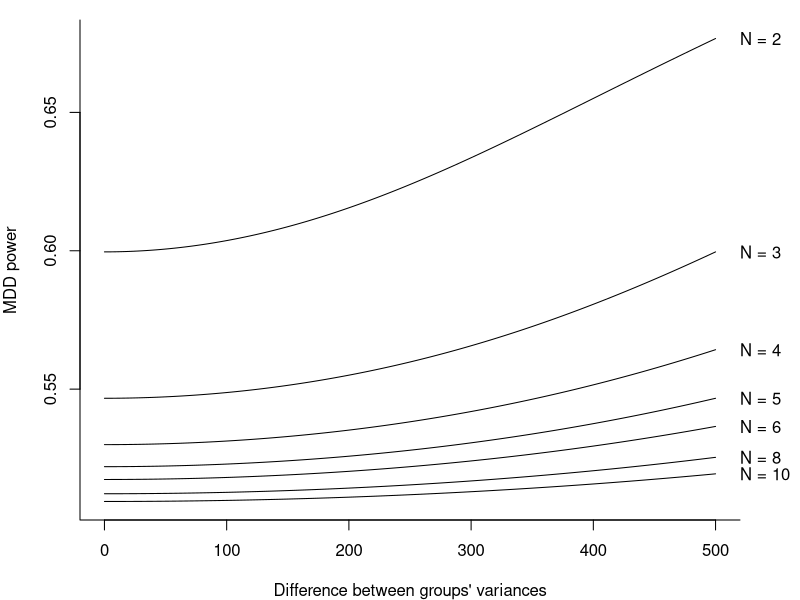
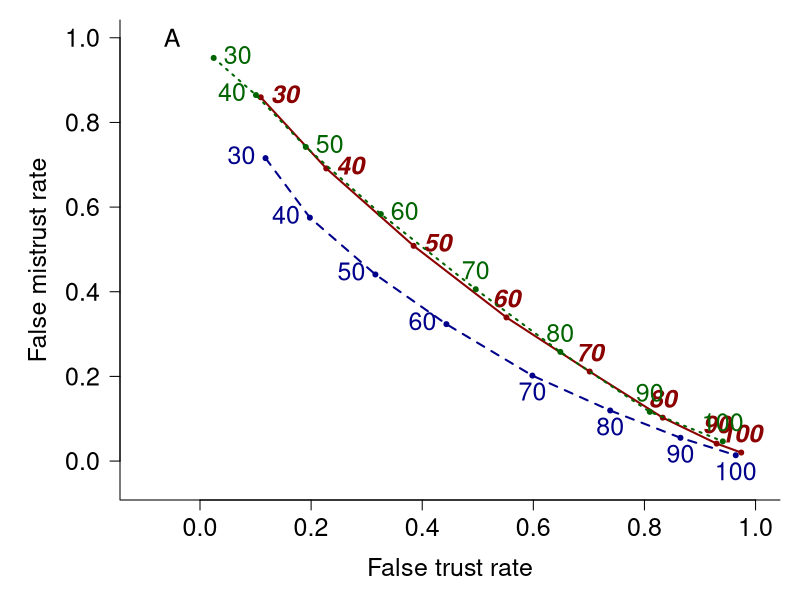
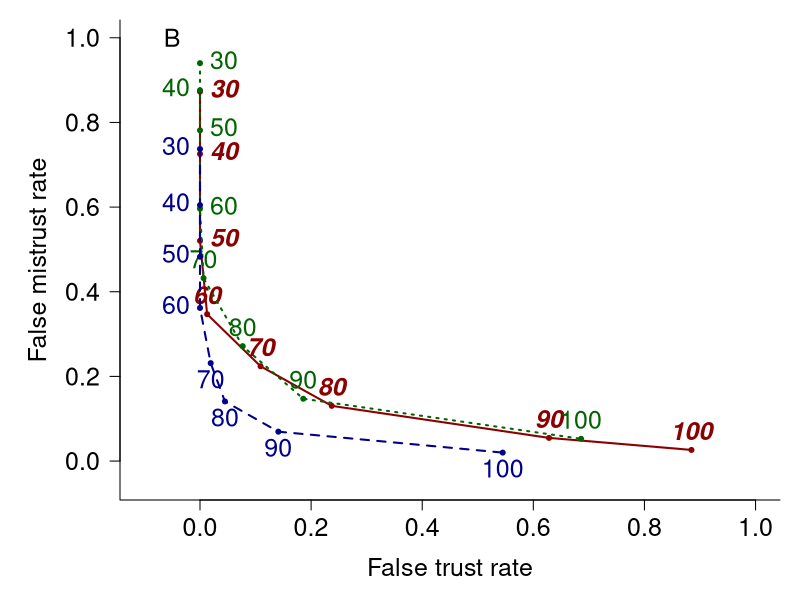
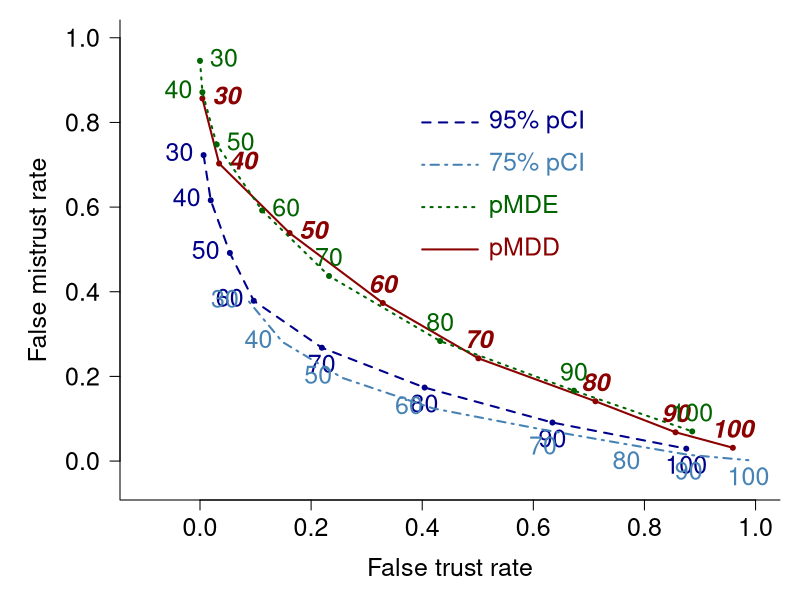

These charts were generated, in order, by the following R code:
## ---- chunk 1
knitr::opts_chunk$set(include = TRUE, echo = TRUE)
## ---- chunk 2

# Define variances for group 1 and 2
variances <- data.frame(
  variance1 = seq(from = 0, to = 250, by = 1),
  variance2 = seq(from = 500, to = 250, by = -1)
)
# Define sample sizes ranging from 2 to 10
sampleSize = c(2, 3, 4, 5, 6, 8, 10)

# Create empty output dataframe
out2 = data.frame(
  N = NA,
  mdd.power2 = NA,
  vardiff = NA
)

# Calculate MDD power for each sample size and different variance combinations, 
# and store results in output data frame
for (i in 1:length(sampleSize)) 
{
  N = sampleSize[i]
  for (j in 1:length(variances$variance1))
  {
    variance1 = variances$variance1[j]
    variance2 = variances$variance2[j]
     # Calculate degrees of freedom using the Welch-Satterthwaite approximation:
    df2 = (variance1/N + variance2/N)^2 / ((variance1/N)^2/(N-1) + (variance2/N)^2/(N-1))
    # Calculate MDD power:
    mdd.power2 <- pt(qt(p = 0.05/1, df = df2, lower.tail=F),
                     df = df2, ncp = qt(0.05/1, df = df2, lower.tail=F),
                     lower.tail=F)
    temp <- data.frame(
      N = N,
      mdd.power2 = mdd.power2,
      vardiff = variance2 - variance1
    )
    out2 <- rbind(out2, temp)
  }
}
out2 <- na.omit(out2)

# Plot results:
par(mar = c(4, 4, 1, 3))
plot(mdd.power2 ~ vardiff, data = out2, type="n", bty = "l",
     ylab = "MDD power", xlab = "Difference between groups' variances")
for (k in sampleSize)
{
  sub <- subset(out2, out2$N == k)
  lines(smooth.spline(sub$vardiff, sub$mdd.power2))
  mtext(paste("N =",as.character(k)), side = 4, line = 0, las =1, 
        at = max(sub$mdd.power2))
}
## ---- chunk 3
MDD=function (N1, N2, variance1, variance2 = NULL, alpha = 0.05, two.sided = TRUE, 
              var.equal = TRUE)
{
  m <- NULL
  m$n1 <- N1
  m$n2 <- N2
  m$variance1 <- variance1
  m$variance2 <- variance2
  m$alpha <- alpha
  m$two.sided <- two.sided
  if (var.equal) {
    dfreedom <- N1 + N2 - 2
    nu <- sqrt(variance1) * sqrt(1/N1 + 1/N2) 
    m$nu <- nu
  }
  if (!var.equal) {
    dfreedom <- (variance1/N1 + variance2/N2)^2 / ((variance1/N1)^2/(N1-1) +
                                                     (variance2/N2)^2/(N2-1))
    nu <- sqrt(variance1/N1 + variance2/N2)
    m$nu <- nu
  }
  m$df <- dfreedom
  if (two.sided) {
    m$mdd <- qt(alpha/2, df = dfreedom, lower.tail=F) * nu
  }
  if (!two.sided) {
    m$mdd <- qt(alpha, df = dfreedom, lower.tail=F) * nu
  }
  class(m) <- "MDD"
  return(m)
}

## ---- chunk 4
## First for effect size = 0.2 vs. zero-effect:
# Set number of experiments to be simulated:
size = 2000

# Create dataframe and specify real world and experimental conditions:
experiments = data.frame(
  effect = c(rep("no",size/2),rep("yes",size/2)),
  effectsize = c(rep(0,size/2),rep(0.2,size/2)), 
  theta = runif(size,max = 50,min=1),
  sampleSize = sample(3:10,size, replace = T),
  abund = sample(10:100, size, replace=T)
)
experiments$variance = experiments$theta * experiments$abund

# Create empty output dataframe:
out <- data.frame(
  p = rep(NA,size),
  pMDD = rep(NA,size),
  pMDE = rep(NA,size),
  pCI = rep(NA,size)
)

# Simulate experiments, analyze experimental data and store results into output dataframe:
for (i in 1:size)
{
  N <- experiments$sampleSize[i]
  theta <- experiments$theta[i]
  abund <- experiments$abund[i]
  effectsize <- experiments$effectsize[i]
  #simulate experiments:
  control <- rnbinom(n = N, mu = abund, size = abund/(theta-1))
  tmean <- abund * (1 - effectsize)
  treatment <- rnbinom(n = N, mu = tmean, size = tmean/(theta-1))
  #log-transform data prior to analysis:
  transc <- log((2*control)+1)
  transt <- log((2*treatment)+1)
  #tests and calculations on transformed data:
  test <- t.test(transc, transt, alternative = "greater", var.equal = T)
  mdd.ln <- MDD(N1 = N, N2 = N, variance1 = var(c(transc-mean(transc),transt-mean(transt))),
                alpha=0.05, two.sided = F, var.equal = T)
  postpower <- power.t.test(n = N, delta = NULL, sd = sd(c(transc-mean(transc),transt-mean(transt))), 
                             sig.level = 0.05, alternative="one.sided", type = "two.sample", 
                             power = 0.8)
  upperCI <- mean(transc)-mean(transt) + 
    qt(0.05/1, df = 2*N-2, lower.tail = FALSE) * sqrt(var(c(transc-mean(transc),
                                                            transt-mean(transt)))) * sqrt(2/N)
  # Backtransformation:
  mdd.abu <- (exp(mean(transc))-exp(mean(transc) - mdd.ln$mdd))/2
  mde.abu <- (exp(mean(transc))-exp(mean(transc) - postpower$delta))/2
  upperCI.abu <- (exp(mean(transc))-exp(mean(transc) - upperCI))/2
  # Relation to control mean:
  pMDD <- 100 * mdd.abu / ((exp(mean(transc))-1)/2)
  pMDE <- 100 * mde.abu / ((exp(mean(transc))-1)/2)
  pCI <- 100 * upperCI.abu / ((exp(mean(transc))-1)/2)
  # Store in output data frame:
  out[i,1] <- test$p.value
  out[i,2] <- pMDD
  out[i,3] <- pMDE
  out[i,4] <- pCI
}
# Combine the dataframe with experimental and real world parameters 
# and the output dataframe:
all <- cbind(experiments, out)

# Filter experiments based on p-values from the t test:
nonsig <- all[all$p >= 0.05,]

# Define thresholds to be applied to secondary filters:
thresholds = seq(from = 30, to = 100, by = 10)

# Create empty dataframe to be filled with false trust and false mistrust rates:
ErrorRates <- data.frame(
  threshold = thresholds,
  mdd.ftrust = rep(NA,length(thresholds)),
  mdd.fmist = rep(NA,length(thresholds)),
  post.ftrust = rep(NA,length(thresholds)),
  post.fmist = rep(NA,length(thresholds)),
  CI.ftrust = rep(NA,length(thresholds)),
  CI.fmist = rep(NA,length(thresholds))
)

# Calculate false trust and false mistrust rates for 
# pMDD, pMDE and pCI and write results into the ErrorRates dataframe:
for (i in 1:length(thresholds))
{
  mdd.ftrust <- length(which(nonsig$pMDD <= ErrorRates$threshold[i] & 
                                nonsig$effect == "yes"))/length(which(nonsig$effect == "yes"))
  mdd.fmist <- length(which(nonsig$pMDD > ErrorRates$threshold[i] & 
                          nonsig$effect == "no"))/length(which(nonsig$effect == "no"))
  post.ftrust <- length(which(nonsig$pMDE <= ErrorRates$threshold[i] & 
                               nonsig$effect == "yes"))/length(which(nonsig$effect == "yes"))
  post.fmist <- length(which(nonsig$pMDE > ErrorRates$threshold[i] & 
                              nonsig$effect == "no"))/length(which(nonsig$effect == "no")) 
  CI.ftrust <- length(which(nonsig$pCI <= ErrorRates$threshold[i] & 
                                nonsig$effect == "yes"))/length(which(nonsig$effect == "yes"))
  CI.fmist <- length(which(nonsig$pCI > ErrorRates$threshold[i] & 
                               nonsig$effect == "no"))/length(which(nonsig$effect == "no")) 
  ErrorRates[i,2] <- mdd.ftrust
  ErrorRates[i,3] <- mdd.fmist
  ErrorRates[i,4] <- post.ftrust
  ErrorRates[i,5] <- post.fmist
  ErrorRates[i,6] <- CI.ftrust
  ErrorRates[i,7] <- CI.fmist
}

op <- par(mar = c(5,6,1,1), mfrow=c(1,1))

# Plot pMDD error rates:
plot(ErrorRates$mdd.ftrust, ErrorRates$mdd.fmist, xlim = c(-0.1, 1), ylim = c(-0.05,1), 
     type = "l", xlab = "False trust rate", ylab = "", bty = "l", las = 1, 
     cex.lab = 1.5, cex.axis = 1.5, col = "darkred", lwd = 2)
mtext("False mistrust rate", side = 2, line = 3.5, cex = 1.5)
text(ErrorRates$mdd.ftrust, ErrorRates$mdd.fmist, labels = ErrorRates$threshold, 
     cex= 1.5, col = "darkred", font = 4, pos = c(4, 4, 4, rep(3, 5)))
points(ErrorRates$mdd.ftrust, ErrorRates$mdd.fmist, pch = 20, col = "darkred")
text(-0.05, 1, "A", cex = 1.5)

# Add pMDE error rates:
lines(ErrorRates$post.ftrust, ErrorRates$post.fmist, col = "darkgreen", lty = 3, lwd = 2)
text(ErrorRates$post.ftrust, ErrorRates$post.fmist, labels=ErrorRates$threshold, 
     cex= 1.5, col = "darkgreen", pos = c(4, 2, 4, 4, 3, 3, 3, 3))
points(ErrorRates$post.ftrust, ErrorRates$post.fmist, pch = 20, col = "darkgreen")

# Add pCI error rates
lines(ErrorRates$CI.ftrust, ErrorRates$CI.fmist, col = "darkblue", lty = 2, lwd = 2)
text(ErrorRates$CI.ftrust, ErrorRates$CI.fmist, labels=ErrorRates$threshold, 
     cex= 1.5, col = "darkblue", pos = c(rep(2, 4), rep(1, 4)))
points(ErrorRates$CI.ftrust, ErrorRates$CI.fmist, pch = 20, col = "darkblue")
par(op)


## Now for effect size of 0.8:

# Set number of experiments to be simulated:
size = 2000

# Create dataframe and specify real world and experimental conditions:
experiments = data.frame(
  effect = c(rep("no",size/2),rep("yes",size/2)),
  effectsize = c(rep(0,size/2),rep(0.8,size/2)), 
  theta = runif(size,max = 50,min=1),
  sampleSize = sample(3:10,size, replace = T),
  abund = sample(10:100, size, replace=T)
)
experiments$variance = experiments$theta * experiments$abund

# Create empty output dataframe:
out <- data.frame(
  p = rep(NA,size),
  pMDD = rep(NA,size),
  pMDE = rep(NA,size),
  pCI = rep(NA,size)
)

# Simulate experiments, analyze experimental data and store results into output dataframe:
for (i in 1:size)
{
  N <- experiments$sampleSize[i]
  theta <- experiments$theta[i]
  abund <- experiments$abund[i]
  effectsize <- experiments$effectsize[i]
  #simulate experiments:
  control <- rnbinom(n = N, mu = abund, size = abund/(theta-1))
  tmean <- abund * (1 - effectsize)
  treatment <- rnbinom(n = N, mu = tmean, size = tmean/(theta-1))
  #log-transform data prior to analysis:
  transc <- log((2*control)+1)
  transt <- log((2*treatment)+1)
  #tests and calculations on transformed data:
  test <- t.test(transc, transt, alternative = "greater", var.equal = T)
  mdd.ln <- MDD(N1 = N, N2 = N, variance1 = var(c(transc-mean(transc),transt-mean(transt))),
                alpha=0.05, two.sided = F, var.equal = T)
  postpower <- power.t.test(n = N, delta = NULL, sd = sd(c(transc-mean(transc),transt-mean(transt))), 
                             sig.level = 0.05, alternative="one.sided", type = "two.sample", 
                             power = 0.8)
  upperCI <- mean(transc)-mean(transt) + 
    qt(0.05/1, df = 2*N-2, lower.tail = FALSE) * sqrt(var(c(transc-mean(transc),
                                                            transt-mean(transt)))) * sqrt(2/N)
  # Backtransformation:
  mdd.abu <- (exp(mean(transc))-exp(mean(transc) - mdd.ln$mdd))/2
  mde.abu <- (exp(mean(transc))-exp(mean(transc) - postpower$delta))/2
  upperCI.abu <- (exp(mean(transc))-exp(mean(transc) - upperCI))/2
  # Relation to control mean:
  pMDD <- 100 * mdd.abu / ((exp(mean(transc))-1)/2)
  pMDE <- 100 * mde.abu / ((exp(mean(transc))-1)/2)
  pCI <- 100 * upperCI.abu / ((exp(mean(transc))-1)/2)
  # Store in output data frame:
  out[i,1] <- test$p.value
  out[i,2] <- pMDD
  out[i,3] <- pMDE
  out[i,4] <- pCI
}
# Combine the dataframe with experimental and real world parameters 
# and the output dataframe:
all <- cbind(experiments, out)

# Filter experiments based on p-values from the t test:
nonsig <- all[all$p >= 0.05,]

# Define thresholds to be applied to secondary filters:
thresholds = seq(from = 30, to = 100, by = 10)

# Create empty dataframe to be filled with false trust and false mistrust rates:
ErrorRates <- data.frame(
  threshold = thresholds,
  mdd.ftrust = rep(NA,length(thresholds)),
  mdd.fmist = rep(NA,length(thresholds)),
  post.ftrust = rep(NA,length(thresholds)),
  post.fmist = rep(NA,length(thresholds)),
  CI.ftrust = rep(NA,length(thresholds)),
  CI.fmist = rep(NA,length(thresholds))
)

# Calculate false trust and false mistrust rates for 
# pMDD, pMDE and pCI and write results into the ErrorRates dataframe:
for (i in 1:length(thresholds))
{
  mdd.ftrust <- length(which(nonsig$pMDD <= ErrorRates$threshold[i] & 
                                nonsig$effect == "yes"))/length(which(nonsig$effect == "yes"))
  mdd.fmist <- length(which(nonsig$pMDD > ErrorRates$threshold[i] & 
                          nonsig$effect == "no"))/length(which(nonsig$effect == "no"))
  post.ftrust <- length(which(nonsig$pMDE <= ErrorRates$threshold[i] & 
                               nonsig$effect == "yes"))/length(which(nonsig$effect == "yes"))
  post.fmist <- length(which(nonsig$pMDE > ErrorRates$threshold[i] & 
                              nonsig$effect == "no"))/length(which(nonsig$effect == "no")) 
  CI.ftrust <- length(which(nonsig$pCI <= ErrorRates$threshold[i] & 
                                nonsig$effect == "yes"))/length(which(nonsig$effect == "yes"))
  CI.fmist <- length(which(nonsig$pCI > ErrorRates$threshold[i] & 
                               nonsig$effect == "no"))/length(which(nonsig$effect == "no")) 
  ErrorRates[i,2] <- mdd.ftrust
  ErrorRates[i,3] <- mdd.fmist
  ErrorRates[i,4] <- post.ftrust
  ErrorRates[i,5] <- post.fmist
  ErrorRates[i,6] <- CI.ftrust
  ErrorRates[i,7] <- CI.fmist
}

op <- par(mar = c(5,6,1,1), mfrow=c(1,1))

# Plot pMDD error rates:
plot(ErrorRates$mdd.ftrust, ErrorRates$mdd.fmist, xlim = c(-0.1, 1), ylim = c(-0.05,1), 
     type = "l", xlab = "False trust rate", ylab = "", bty = "l", las = 1, 
     cex.lab = 1.5, cex.axis = 1.5, col = "darkred", lwd = 2)
mtext("False mistrust rate", side = 2, line = 3.5, cex = 1.5)
text(ErrorRates$mdd.ftrust, ErrorRates$mdd.fmist, labels = ErrorRates$threshold, 
     cex= 1.5, col = "darkred", font = 4, pos = c(4, 4, 4, rep(3, 5)))
points(ErrorRates$mdd.ftrust, ErrorRates$mdd.fmist, pch = 20, col = "darkred")
text(-0.05, 1, "B", cex = 1.5)

# Add pMDE error rates:
lines(ErrorRates$post.ftrust, ErrorRates$post.fmist, col = "darkgreen", lty = 3, lwd = 2)
text(ErrorRates$post.ftrust, ErrorRates$post.fmist, labels=ErrorRates$threshold, 
     cex= 1.5, col = "darkgreen", pos = c(4, 2, 4, 4, 3, 3, 3, 3))
points(ErrorRates$post.ftrust, ErrorRates$post.fmist, pch = 20, col = "darkgreen")

# Add pCI error rates
lines(ErrorRates$CI.ftrust, ErrorRates$CI.fmist, col = "darkblue", lty = 2, lwd = 2)
text(ErrorRates$CI.ftrust, ErrorRates$CI.fmist, labels=ErrorRates$threshold, 
     cex= 1.5, col = "darkblue", pos = c(rep(2, 4), rep(1, 4)))
points(ErrorRates$CI.ftrust, ErrorRates$CI.fmist, pch = 20, col = "darkblue")
par(op)

## ---- chunk 5
size = 2000

experiments = data.frame(
  effect = c(rep("no",size/2),rep("yes",size/2)),
  effectsize = c(rep(0,size/2),rep(0.5,size/2)), #1/2 no effect, 1/2 effect of 0.5 (or alternatively 0.2 or 0.8)
  theta = runif(size, max = 50,min=1),
  sampleSize = sample(3:10,size, replace = T),
  abund = sample(10:100, size, replace=T)
)
experiments$variance = experiments$theta * experiments$abund

out <- data.frame(
  p = rep(NA,size),
  pMDD = rep(NA,size),
  pMDE = rep(NA,size),
  pCI95 = rep(NA,size),
  pCI75 = rep(NA,size)
)


for (i in 1:size)
{
  N <- experiments$sampleSize[i]
  theta <- experiments$theta[i]
  abund <- experiments$abund[i]
  effectsize <- experiments$effectsize[i]
  #simulate experiments:
  control <- rnbinom(n = N, mu = abund, size = abund/(theta-1))
  tmean <- abund * (1 - effectsize)
  treatment <- rnbinom(n = N, mu = tmean, size = tmean/(theta-1))
  #log-transform data prior to analysis:
  transc <- log((2*control)+1)
  transt <- log((2*treatment)+1)
  #tests and calculations on transformed data:
  test <- t.test(transc, transt, alternative = "greater",var.equal = T)
  test2 <- t.test(transc, transt, alternative = "two.sided",var.equal = T, conf.level = 0.9) #for upperCI95
  test3 <- t.test(transc, transt, alternative = "two.sided",var.equal = T, conf.level = 0.5) #for upperCI75
  mdd.ln <- MDD(N1 = N, N2 = N, variance1 = var(c(transc-mean(transc),transt-mean(transt))),
                alpha=0.05, two.sided = F, var.equal = T)
  postpower <- power.t.test(n = N, delta = NULL, sd = sd(c(transc-mean(transc),transt-mean(transt))), 
                             sig.level = 0.05, alternative="one.sided", type = "two.sample", 
                             power = 0.8)
  #backtransformation:
  mdd.abu <- (exp(mean(transc))-exp(mean(transc) - mdd.ln$mdd))/2
  mde.abu <- (exp(mean(transc))-exp(mean(transc) - postpower$delta))/2
  upperCI95.abu <- (exp(mean(transc))-exp(mean(transc) - test2$conf.int[2]))/2
  upperCI75.abu <- (exp(mean(transc))-exp(mean(transc) - test3$conf.int[2]))/2
  
  #relation to control mean:
  pMDD <- 100 * mdd.abu / ((exp(mean(transc))-1)/2)
  pMDE <- 100 * mde.abu / ((exp(mean(transc))-1)/2)
  pCI95 <- 100 * upperCI95.abu / ((exp(mean(transc))-1)/2)
  pCI75 <- 100 * upperCI75.abu / ((exp(mean(transc))-1)/2)
  
  out[i,1] <- test$p.value
  out[i,2] <- pMDD
  out[i,3] <- pMDE
  out[i,4] <- pCI95
  out[i,5] <- pCI75
}

# ----------
all <- cbind(experiments,out)
# subset: only non-significant results at alpha = 0.05
nonsig <- all[all$p >= 0.05,]

# Error rates ----------------------------------------------------------------------
thresholds = seq(from = 30, to = 100, by = 10)

ErrorRates <- data.frame(
  threshold = thresholds,
  mdd.ftrust = rep(NA,length(thresholds)),
  mdd.fmist = rep(NA,length(thresholds)),
  post.ftrust = rep(NA,length(thresholds)),
  post.fmist = rep(NA,length(thresholds)),
  CI95.ftrust = rep(NA,length(thresholds)),
  CI95.fmist = rep(NA,length(thresholds)),
  CI75.ftrust = rep(NA,length(thresholds)),
  CI75.fmist = rep(NA,length(thresholds))
)

# calculate rates at which pMDD, pPosteffect and pUpper corroborates non-significant result although real effect exists
for (i in 1:length(thresholds))
{
  mdd.ftrust <- length(which(nonsig$pMDD <= ErrorRates$threshold[i] & 
                                nonsig$effect == "yes"))/length(which(nonsig$effect == "yes"))
  mdd.fmist <- length(which(nonsig$pMDD > ErrorRates$threshold[i] & 
                          nonsig$effect == "no"))/length(which(nonsig$effect == "no"))
  post.ftrust <- length(which(nonsig$pMDE <= ErrorRates$threshold[i] & 
                               nonsig$effect == "yes"))/length(which(nonsig$effect == "yes"))
  post.fmist <- length(which(nonsig$pMDE > ErrorRates$threshold[i] & 
                              nonsig$effect == "no"))/length(which(nonsig$effect == "no")) 
  CI95.ftrust <- length(which(nonsig$pCI95 <= ErrorRates$threshold[i] & 
                                nonsig$effect == "yes"))/length(which(nonsig$effect == "yes"))
  CI95.fmist <- length(which(nonsig$pCI95 > ErrorRates$threshold[i] & 
                               nonsig$effect == "no"))/length(which(nonsig$effect == "no")) 
  CI75.ftrust <- length(which(nonsig$pCI75 <= ErrorRates$threshold[i] & 
                              nonsig$effect == "yes"))/length(which(nonsig$effect == "yes"))
  CI75.fmist <- length(which(nonsig$pCI75 > ErrorRates$threshold[i] & 
                             nonsig$effect == "no"))/length(which(nonsig$effect == "no")) 
  ErrorRates[i,2] <- mdd.ftrust
  ErrorRates[i,3] <- mdd.fmist
  ErrorRates[i,4] <- post.ftrust
  ErrorRates[i,5] <- post.fmist
  ErrorRates[i,6] <- CI95.ftrust
  ErrorRates[i,7] <- CI95.fmist
  ErrorRates[i,8] <- CI75.ftrust
  ErrorRates[i,9] <- CI75.fmist
}


## plot error rates:
#png("PLOTS/Pareto-trust.png", width = 7.7, height = 5.3, units = "in", res = 1000)
#esp("PLOTS/Pareto-trust.esp", width = 7.7, height = 5.3, units = "in", res = 1000)
#pdf("PLOTS/Figure2-Pareto-trust2.pdf", width = 7.7, height = 5.3)

#
op <- par(mar = c(5,6,1,1), mfrow=c(1,1))
#MDD
plot(ErrorRates$mdd.ftrust, ErrorRates$mdd.fmist, xlim = c(-0.1, 1), ylim = c(-0.05,1), 
     type = "l", xlab = "False trust rate", ylab = "", bty = "l", las = 1, 
     cex.lab = 1.5, cex.axis = 1.5, col = "darkred", lwd = 2)
mtext("False mistrust rate", side = 2, line = 3.5, cex = 1.5)
text(ErrorRates$mdd.ftrust, ErrorRates$mdd.fmist, labels = ErrorRates$threshold, 
     cex= 1.5, col = "darkred", font = 4, pos = c(4, 4, 4, rep(3, 5)))
points(ErrorRates$mdd.ftrust, ErrorRates$mdd.fmist, pch = 20, col = "darkred")
#Posteffect
lines(ErrorRates$post.ftrust, ErrorRates$post.fmist, col = "darkgreen", lty = 3, lwd = 2)
text(ErrorRates$post.ftrust, ErrorRates$post.fmist, labels=ErrorRates$threshold, 
     cex= 1.5, col = "darkgreen", pos = c(4, 2, 4, 4, 3, 3, 3, 3))
points(ErrorRates$post.ftrust, ErrorRates$post.fmist, pch = 20, col = "darkgreen")
#CI95
lines(ErrorRates$CI95.ftrust, ErrorRates$CI95.fmist, col = "darkblue", lty = 2, lwd = 2)
text(ErrorRates$CI95.ftrust, ErrorRates$CI95.fmist, labels=ErrorRates$threshold, 
     cex= 1.5, col = "darkblue", pos = c(rep(2, 4), rep(1, 4)))
points(ErrorRates$CI95.ftrust, ErrorRates$CI95.fmist, pch = 20, col = "darkblue")
#CI75
lines(ErrorRates$CI75.ftrust, ErrorRates$CI75.fmist, col = "steelblue", lty = 4, lwd = 2)
text(ErrorRates$CI75.ftrust, ErrorRates$CI75.fmist, labels=ErrorRates$threshold, 
     cex= 1.5, col = "steelblue", pos = c(rep(2, 4), rep(1, 4)))
points(ErrorRates$CI50.ftrust, ErrorRates$CI50.fmist, pch = 20, col = "steelblue")
# add legend
arrows(0.4 , 0.8, 0.5, 0.8, angle = 0, col = "darkblue", lty = 2, lwd = 2, length = 0)
arrows(0.4 , 0.7, 0.5, 0.7, angle = 0, col = "steelblue", lty = 4, lwd = 2, length = 0)
arrows(0.4 , 0.6, 0.5, 0.6, angle = 0, col = "darkgreen", lty = 3, lwd = 2, length = 0)
arrows(0.4 , 0.5, 0.5, 0.5, angle = 0, col = "darkred", lty = 1, lwd = 2, length = 0)
text(0.52 , 0.8, "95% pCI", col = "darkblue", pos=4, offset= 0, cex = 1.5)
text(0.52 , 0.7, "75% pCI", col = "steelblue", pos=4, offset= 0, cex = 1.5)
text(0.52 , 0.6, "pMDE", col = "darkgreen", pos=4, offset= 0, cex = 1.5)
text(0.52 , 0.5, "pMDD", col = "darkred", pos=4, offset= 0, cex = 1.5)
par(op)

